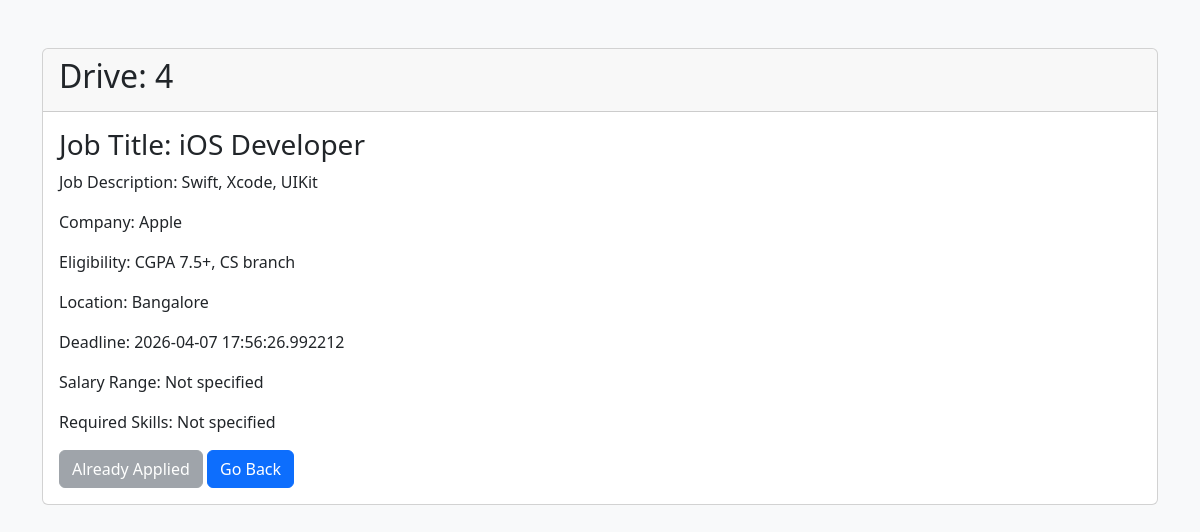
Page /dashboard/drive/4 (signed in) on the earlier database version.
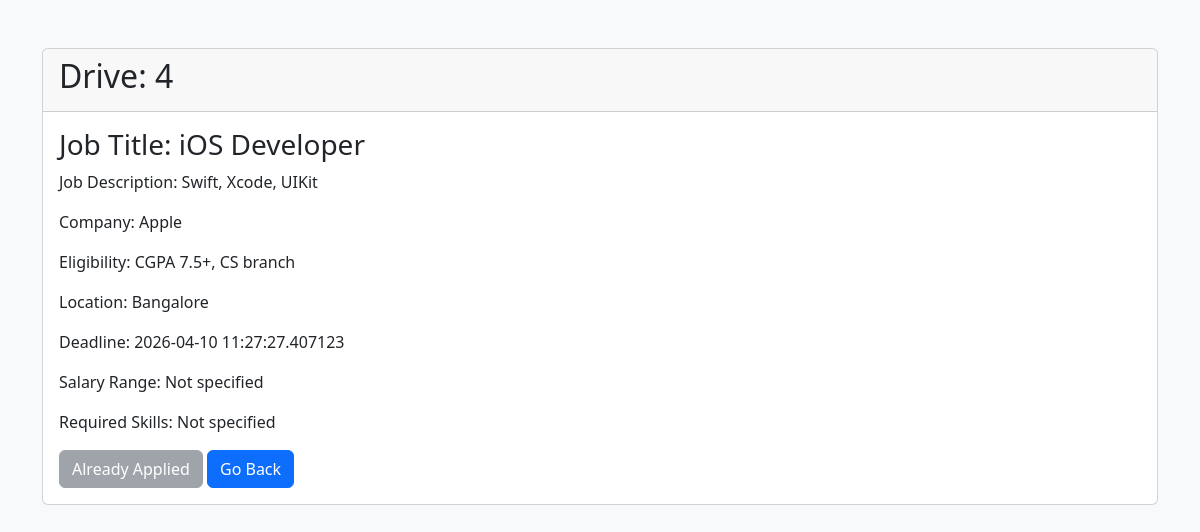
Same page on the later database version.
### backend/models.py (models this page shows, shortened)
class Placement_Drive(db.Model):
    __tablename__ = "drive"
    drive_id = db.Column(db.Integer, primary_key=True, autoincrement=True)
    company_id = db.Column(db.Integer, db.ForeignKey('company.company_id'),
                           nullable=False)
    job_title = db.Column(db.String(150), nullable=False)
    job_description = db.Column(db.Text)
    eligibility = db.Column(db.Text, nullable=False)
    location = db.Column(db.String(100), nullable=False)
    deadline = db.Column(db.DateTime, nullable=False)
    status = db.Column(db.String(20), nullable=False, default="Pending")
    created_at = db.Column(db.DateTime, default=datetime.utcnow)
    salary_range = db.Column(db.String(100))
    required_skills = db.Column(db.Text)
    is_active = db.Column(db.Boolean, default=True)
    applications = db.relationship('Application', backref='drive', lazy=True)

### backend/routes.py (the view)
@app.route("/dashboard/drive/<int:drive_id>")
@login_required
def drive_details(drive_id):
     if isinstance(current_user, (Admin, Student, Company)):
        drive = Placement_Drive.query.get(drive_id)
        applications=Placement_Drive.query.get(drive_id)
        return render_template("drives_details.html",drive=drive, applications=applications)
     else:
        return "You are not Authorized"

### app.py (called while the page is built)
def create_app():
    app = Flask(__name__)
    app.config["SQLALCHEMY_DATABASE_URI"] = "sqlite:///mydb.sqlite"
    app.config["SECRET_KEY"] = "mysecretkey"
    app.config["UPLOAD_FOLDER"] = "static/resumes"
    db.init_app(app)
    login_manager = LoginManager(app)
    login_manager.login_view = "login"
    @login_manager.user_loader
    def load_user(user_id):
        from backend.models import Admin, Student, Company
        if "-" not in user_id:
            return None
        role, id = user_id.split("-")
        id = int(id)
        if role == "admin":
            return Admin.query.get(id)
        elif role == "student":
            return Student.query.filter_by(student_id=id).first()
        elif role == "company":
            return Company.query.filter_by(company_id=id).first()
        return None
    app.app_context().push()
    return app

### templates/drives_details.html (shortened to what this page needs)
<!DOCTYPE html>
<html lang="en">
<head>
    <link href="https://cdn.jsdelivr.net/npm/bootstrap@5.3.8/dist/css/bootstrap.min.css" rel="stylesheet"
>
</head>
<body class="bg-light">
    <div class="container mt-5">
    <div class="card mb-4">
        <div class="card-header"><h2 class="card-title">Drive: {{drive.drive_id}}</h2></div>
  <div class="card-body">
    <h3>Job Title: {{drive.job_title}}</h3>
    <p>Job Description: {{drive.job_description}}</p>
    <p>Company: {{drive.company.company_name}}</p>
    <p>Eligibility: {{drive.eligibility}}</p>
    <p>Location: {{drive.location}}</p>
    <p>Deadline: {{drive.deadline}}</p>
    <p>Salary Range: {{ drive.salary_range or "Not specified" }}</p>
<p>Required Skills: {{ drive.required_skills or "Not specified" }}</p>
{% if current_user.__class__.__name__ == 'Student' %}
    {% set already_applied = current_user.applications | selectattr('drive_id', 'equalto', drive.drive_id) | list %}
    {% if already_applied %}
        <button class="btn btn-secondary" disabled>Already Applied</button>
    {% else %}
        <a href="/student/apply/{{ drive.drive_id }}" class="btn btn-success">Apply</a>
    {% endif %}
{% endif %}
    <a href="javascript:history.back()" class="btn btn-primary">Go Back</a>
    </div>
  </div>
  </div>
</body>
</html>

Differences in the rows shown:
changed Placement_Drive "iOS Developer": deadline "2026-04-07 17:56:26.992212" → "2026-04-10 11:27:27.407123"
